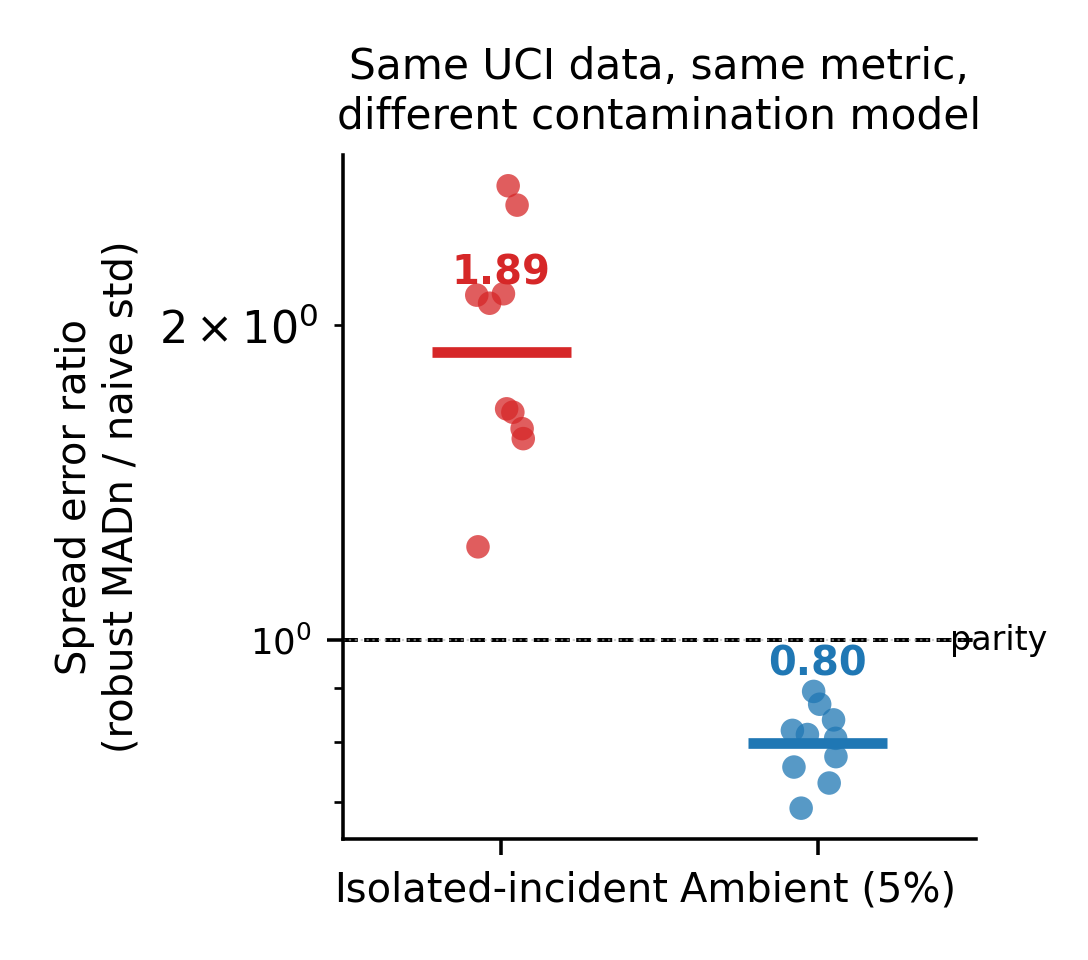

This chart was generated by the following Python code:
"""Reproduces the paper's central figure (fig_contamination_flip.pdf):
per-segment UCI spread-error ratio (robust MADn / naive std) under the two
contamination models, side by side, on identical UCI data.

Both panels use the geometric mean of per-segment ratios as the summary
marker, matching Section III-B's stated pooling rule ("pooling across cells
uses the geometric mean of log-ratios"). Phase 1B originally reported the
isolated-incident side as an arithmetic mean (ratio 1.94); that number is
footnoted in the paper as the figure originally reported, not used as the
primary comparison.

Left panel (isolated-incident model): the 10 per-segment ratios from
results/phase1b/pooled_per_segment.csv (produced by
experiments/run_phase1b.py).

Right panel (ambient model): computed here from
results/phase2a_full/phase2a_cells.csv (produced by
experiments/run_phase2a_full.py) -- for each UCI run (segment), the
geometric mean of spr_mae_madn/spr_mae_std pooled across all 23 regimes and
4 channels for that run.

Both panels' 95% CIs are a segment-clustered percentile bootstrap (resample
the per-segment values with replacement, recompute the geometric mean,
10,000 resamples, seed 0; report the [2.5, 97.5] percentiles of the
resampled geometric means).

This script does not re-run either experiment; both results/ files must
already exist (see README.md for the two experiments that produce them).
"""
import os

import matplotlib
matplotlib.use('Agg')
import matplotlib.pyplot as plt
import numpy as np
import pandas as pd

_REPO_ROOT = os.path.dirname(os.path.dirname(os.path.abspath(__file__)))
PHASE1B_CSV = os.path.join(_REPO_ROOT, 'results', 'phase1b', 'pooled_per_segment.csv')
CELLS_CSV = os.path.join(_REPO_ROOT, 'results', 'phase2a_full', 'phase2a_cells.csv')
OUT_PDF = os.path.join(os.path.dirname(os.path.abspath(__file__)), 'fig_contamination_flip.pdf')
OUT_PNG = os.path.join(os.path.dirname(os.path.abspath(__file__)), 'fig_contamination_flip.png')

N_BOOT = 10_000


def geomean(x):
    x = np.asarray(x, dtype=float)
    x = x[x > 0]
    return np.exp(np.mean(np.log(x)))


def segment_clustered_bootstrap_ci(values, seed=0, n_boot=N_BOOT):
    """Percentile bootstrap CI on the geometric mean, resampling segments
    with replacement -- the same procedure used throughout the paper for
    segment/run-clustered CIs."""
    values = np.asarray(values, dtype=float)
    rng = np.random.default_rng(seed)
    boot = np.empty(n_boot)
    for i in range(n_boot):
        sample = rng.choice(values, size=len(values), replace=True)
        boot[i] = geomean(sample)
    lo, hi = np.percentile(boot, [2.5, 97.5])
    return lo, hi


def main():
    isolated_df = pd.read_csv(PHASE1B_CSV)
    isolated = isolated_df['ratio_mae_spr'].to_numpy(dtype=float)
    isolated_arith_mean = isolated.mean()  # originally reported by Phase 1B; footnoted in the paper
    isolated_summary = geomean(isolated)  # primary comparison: matches the paper's stated pooling rule
    isolated_lo, isolated_hi = segment_clustered_bootstrap_ci(isolated)

    cells = pd.read_csv(CELLS_CSV)
    uci = cells[cells.domain == 'UCI']
    per_run = uci.groupby('run').apply(
        lambda g: geomean(g['spr_mae_madn'] / g['spr_mae_std']), include_groups=False)
    ambient = per_run.to_numpy(dtype=float)
    ambient_summary = geomean(ambient)  # geometric mean, matches Phase 2A's pooling rule
    ambient_lo, ambient_hi = segment_clustered_bootstrap_ci(ambient)

    print(f"isolated-incident: n={len(isolated)}, geomean={isolated_summary:.4f}, "
          f"95% CI [{isolated_lo:.4f}, {isolated_hi:.4f}] "
          f"(originally reported arithmetic mean: {isolated_arith_mean:.4f})")
    print(f"ambient:           n={len(ambient)}, geomean={ambient_summary:.4f}, "
          f"95% CI [{ambient_lo:.4f}, {ambient_hi:.4f}]")

    fig, ax = plt.subplots(figsize=(3.4, 3.0))
    rng = np.random.default_rng(0)
    groups = [('Isolated-incident', isolated, isolated_summary, 'tab:red'),
              ('Ambient (5%)', ambient, ambient_summary, 'tab:blue')]
    for i, (label, vals, summary, color) in enumerate(groups):
        x = i + 1 + rng.uniform(-0.08, 0.08, size=len(vals))
        ax.scatter(x, vals, color=color, alpha=0.75, s=28, zorder=3, edgecolor='none')
        ax.hlines(summary, i + 1 - 0.22, i + 1 + 0.22, color=color, linewidth=2.4, zorder=4)
        ax.text(i + 1, summary * 1.16, f'{summary:.2f}', ha='center', fontsize=9,
                fontweight='bold', color=color)

    ax.axhline(1.0, color='black', linewidth=0.9, linestyle='--', zorder=1)
    ax.text(2.42, 1.0, 'parity', va='center', fontsize=7.5, color='black')
    ax.set_yscale('log')
    ax.set_xlim(0.5, 2.5)
    ax.set_xticks([1, 2])
    ax.set_xticklabels(['Isolated-incident', 'Ambient (5%)'], fontsize=9)
    ax.set_ylabel('Spread error ratio\n(robust MADn / naive std)', fontsize=9)
    ax.set_title('Same UCI data, same metric,\ndifferent contamination model', fontsize=9.5)
    ax.tick_params(axis='y', labelsize=8)
    for spine in ['top', 'right']:
        ax.spines[spine].set_visible(False)
    ax.grid(axis='y', which='major', linestyle=':', linewidth=0.5, alpha=0.6)

    plt.tight_layout()
    plt.savefig(OUT_PDF)
    plt.savefig(OUT_PNG, dpi=320)
    print(f"Wrote {OUT_PDF}")


if __name__ == '__main__':
    main()
